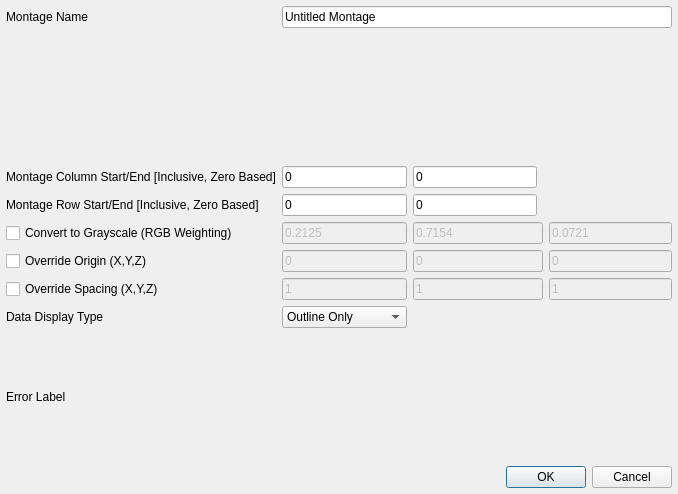
<?xml version="1.0" encoding="UTF-8"?>
<ui version="4.0">
 <class>ImportZeissMontageDialog</class>
 <widget class="QDialog" name="ImportZeissMontageDialog">
  <property name="geometry">
   <rect>
    <x>0</x>
    <y>0</y>
    <width>678</width>
    <height>494</height>
   </rect>
  </property>
  <property name="windowTitle">
   <string>Import Zeiss Montage</string>
  </property>
  <layout class="QGridLayout" name="gridLayout">
   <property name="leftMargin">
    <number>6</number>
   </property>
   <property name="topMargin">
    <number>6</number>
   </property>
   <property name="rightMargin">
    <number>6</number>
   </property>
   <property name="bottomMargin">
    <number>6</number>
   </property>
   <item row="2" column="2">
    <widget class="QLineEdit" name="colEnd">
     <property name="text">
      <string>0</string>
     </property>
    </widget>
   </item>
   <item row="6" column="1">
    <widget class="QLineEdit" name="spacingX">
     <property name="enabled">
      <bool>false</bool>
     </property>
     <property name="minimumSize">
      <size>
       <width>56</width>
       <height>21</height>
      </size>
     </property>
     <property name="text">
      <string>1</string>
     </property>
    </widget>
   </item>
   <item row="5" column="4">
    <widget class="QLineEdit" name="originZ">
     <property name="enabled">
      <bool>false</bool>
     </property>
     <property name="minimumSize">
      <size>
       <width>56</width>
       <height>21</height>
      </size>
     </property>
     <property name="text">
      <string>0</string>
     </property>
    </widget>
   </item>
   <item row="5" column="0">
    <widget class="QCheckBox" name="changeOriginCB">
     <property name="text">
      <string>Override Origin (X,Y,Z)</string>
     </property>
    </widget>
   </item>
   <item row="9" column="0" colspan="5">
    <widget class="QDialogButtonBox" name="buttonBox">
     <property name="orientation">
      <enum>Qt::Horizontal</enum>
     </property>
     <property name="standardButtons">
      <set>QDialogButtonBox::Cancel|QDialogButtonBox::Ok</set>
     </property>
    </widget>
   </item>
   <item row="3" column="0">
    <widget class="QLabel" name="label_2">
     <property name="text">
      <string>Montage Row Start/End [Inclusive, Zero Based]</string>
     </property>
    </widget>
   </item>
   <item row="6" column="2" colspan="2">
    <widget class="QLineEdit" name="spacingY">
     <property name="enabled">
      <bool>false</bool>
     </property>
     <property name="minimumSize">
      <size>
       <width>56</width>
       <height>21</height>
      </size>
     </property>
     <property name="text">
      <string>1</string>
     </property>
    </widget>
   </item>
   <item row="0" column="0">
    <widget class="QLabel" name="label_17">
     <property name="text">
      <string>Montage Name</string>
     </property>
    </widget>
   </item>
   <item row="0" column="1" colspan="4">
    <widget class="QLineEdit" name="montageNameLE">
     <property name="text">
      <string>Untitled Montage</string>
     </property>
    </widget>
   </item>
   <item row="4" column="2" colspan="2">
    <widget class="QLineEdit" name="colorWeightingG">
     <property name="enabled">
      <bool>false</bool>
     </property>
     <property name="minimumSize">
      <size>
       <width>56</width>
       <height>21</height>
      </size>
     </property>
     <property name="text">
      <string>0.7154</string>
     </property>
    </widget>
   </item>
   <item row="7" column="0">
    <widget class="QLabel" name="label_7">
     <property name="text">
      <string>Data Display Type</string>
     </property>
    </widget>
   </item>
   <item row="1" column="0" colspan="5">
    <widget class="ZeissListWidget" name="zeissListWidget" native="true"/>
   </item>
   <item row="3" column="1">
    <widget class="QLineEdit" name="rowStart">
     <property name="text">
      <string>0</string>
     </property>
    </widget>
   </item>
   <item row="6" column="4">
    <widget class="QLineEdit" name="spacingZ">
     <property name="enabled">
      <bool>false</bool>
     </property>
     <property name="minimumSize">
      <size>
       <width>56</width>
       <height>21</height>
      </size>
     </property>
     <property name="text">
      <string>1</string>
     </property>
    </widget>
   </item>
   <item row="2" column="0">
    <widget class="QLabel" name="label">
     <property name="text">
      <string>Montage Column Start/End [Inclusive, Zero Based]</string>
     </property>
    </widget>
   </item>
   <item row="4" column="0">
    <widget class="QCheckBox" name="convertGrayscaleCB">
     <property name="text">
      <string>Convert to Grayscale (RGB Weighting)</string>
     </property>
    </widget>
   </item>
   <item row="4" column="1">
    <widget class="QLineEdit" name="colorWeightingR">
     <property name="enabled">
      <bool>false</bool>
     </property>
     <property name="minimumSize">
      <size>
       <width>56</width>
       <height>21</height>
      </size>
     </property>
     <property name="text">
      <string>0.2125</string>
     </property>
    </widget>
   </item>
   <item row="5" column="1">
    <widget class="QLineEdit" name="originX">
     <property name="enabled">
      <bool>false</bool>
     </property>
     <property name="minimumSize">
      <size>
       <width>56</width>
       <height>21</height>
      </size>
     </property>
     <property name="text">
      <string>0</string>
     </property>
    </widget>
   </item>
   <item row="7" column="1">
    <widget class="QComboBox" name="dataDisplayTypeCB">
     <item>
      <property name="text">
       <string>Outline Only</string>
      </property>
     </item>
     <item>
      <property name="text">
       <string>Individual Tiles</string>
      </property>
     </item>
     <item>
      <property name="text">
       <string>Stitched Montage</string>
      </property>
     </item>
    </widget>
   </item>
   <item row="2" column="1">
    <widget class="QLineEdit" name="colStart">
     <property name="text">
      <string>0</string>
     </property>
    </widget>
   </item>
   <item row="3" column="2">
    <widget class="QLineEdit" name="rowEnd">
     <property name="text">
      <string>0</string>
     </property>
    </widget>
   </item>
   <item row="5" column="2" colspan="2">
    <widget class="QLineEdit" name="originY">
     <property name="enabled">
      <bool>false</bool>
     </property>
     <property name="minimumSize">
      <size>
       <width>56</width>
       <height>21</height>
      </size>
     </property>
     <property name="text">
      <string>0</string>
     </property>
    </widget>
   </item>
   <item row="6" column="0">
    <widget class="QCheckBox" name="changeSpacingCB">
     <property name="text">
      <string>Override Spacing (X,Y,Z)</string>
     </property>
    </widget>
   </item>
   <item row="4" column="4">
    <widget class="QLineEdit" name="colorWeightingB">
     <property name="enabled">
      <bool>false</bool>
     </property>
     <property name="minimumSize">
      <size>
       <width>56</width>
       <height>21</height>
      </size>
     </property>
     <property name="text">
      <string>0.0721</string>
     </property>
    </widget>
   </item>
   <item row="8" column="0" colspan="5">
    <widget class="QLabel" name="errLabel">
     <property name="text">
      <string>Error Label</string>
     </property>
    </widget>
   </item>
  </layout>
 </widget>
 <customwidgets>
  <customwidget>
   <class>ZeissListWidget</class>
   <extends>QWidget</extends>
   <header>ZeissListWidget.h</header>
   <container>1</container>
  </customwidget>
 </customwidgets>
 <resources/>
 <connections>
  <connection>
   <sender>buttonBox</sender>
   <signal>accepted()</signal>
   <receiver>ImportZeissMontageDialog</receiver>
   <slot>accept()</slot>
   <hints>
    <hint type="sourcelabel">
     <x>248</x>
     <y>254</y>
    </hint>
    <hint type="destinationlabel">
     <x>157</x>
     <y>274</y>
    </hint>
   </hints>
  </connection>
  <connection>
   <sender>buttonBox</sender>
   <signal>rejected()</signal>
   <receiver>ImportZeissMontageDialog</receiver>
   <slot>reject()</slot>
   <hints>
    <hint type="sourcelabel">
     <x>316</x>
     <y>260</y>
    </hint>
    <hint type="destinationlabel">
     <x>286</x>
     <y>274</y>
    </hint>
   </hints>
  </connection>
 </connections>
</ui>
